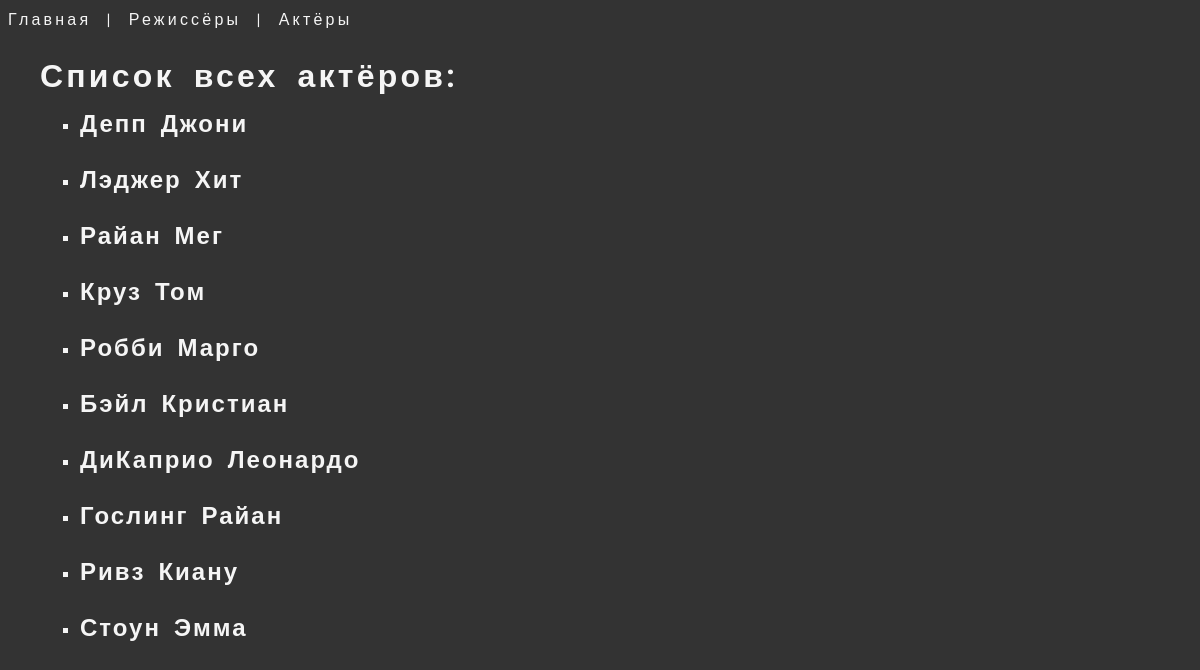
The page /actors/ on the database as committed earlier.
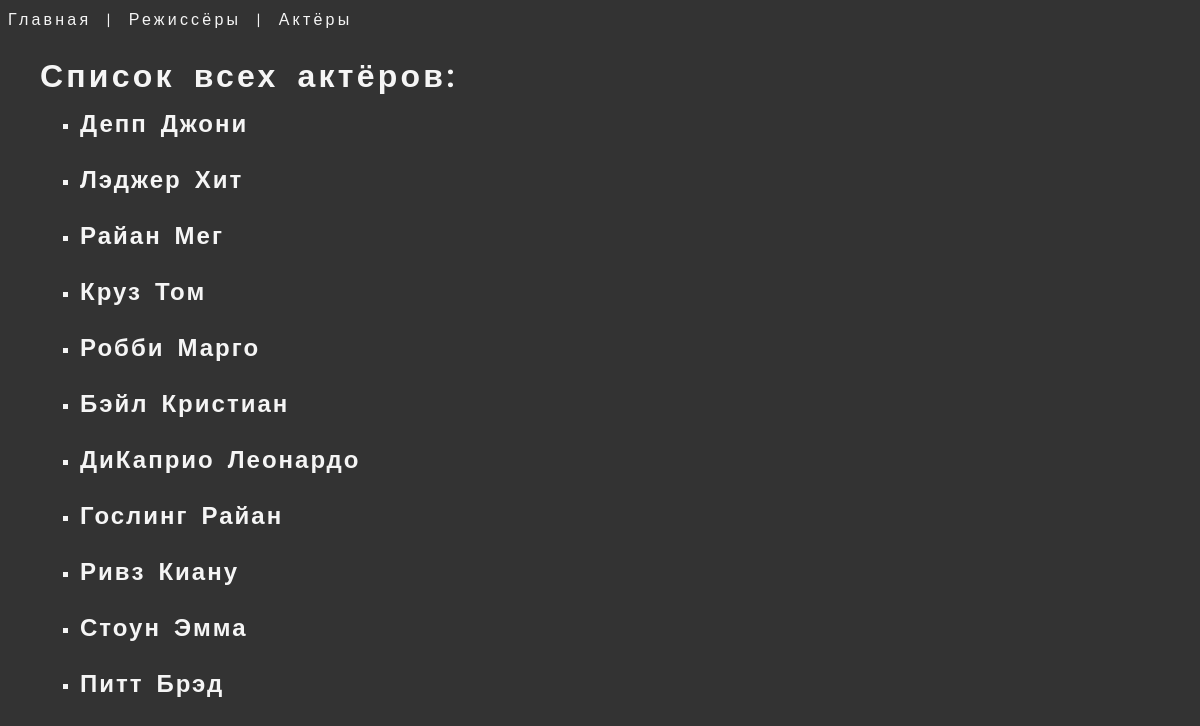
The same page on the database as committed later.
### movie_app/models.py (models this page shows, shortened)
class Actor(models.Model):
    MALE = 'M'
    FEMALE = 'F'
    GENDERS = (
        (MALE,'Мужчина'),
        (FEMALE,'Женщина'),
    )
    first_name = models.CharField(max_length=128)
    second_name = models.CharField(max_length=128)
    gender = models.CharField(max_length=1,choices=GENDERS,default=MALE)
    dressing_room = models.OneToOneField(to='DressingRoom',on_delete=models.SET_NULL,null=True,blank=True)
    def get_absolute_url(self):
        return reverse('about_actor',args=[self.id])

### movie_app/views.py (the view)
# urls.py: path('actors/', views.actors, name='actors'),
def actors(request):
    context = {
        'actors' : Actor.objects.all()
    }
    return render(request,'movie_app/directors_actors.html', context=context)

### movie_app/templates/movie_app/directors_actors.html
{% extends 'movie_app/base.html' %}}
{%block content%}
<div>
  {% if directors %}
  <h1>Список всех режиссёров:</h1>
  {% for director in directors %}
    <ul>
      <li>
        <h3><a href="{{ director.get_absolute_url }}">{{ director.second_name }} {{ director.first_name }} </a></h3>
      </li>
    </ul>
  {% endfor %}
  {% else %}
  <h1>Список всех актёров:</h1>
    {% for actor in actors %}
    <ul>
      <li>
        <h3><a href="{{actor.get_absolute_url}}">{{ actor.second_name }} {{ actor.first_name }} </a></h3>
      </li>
    </ul>
  {% endfor %}
  {% endif %}
</div>
{%endblock%}

Rows that differ between the two databases and show on the page:
added Actor: second_name "Питт", first_name "Брэд"
